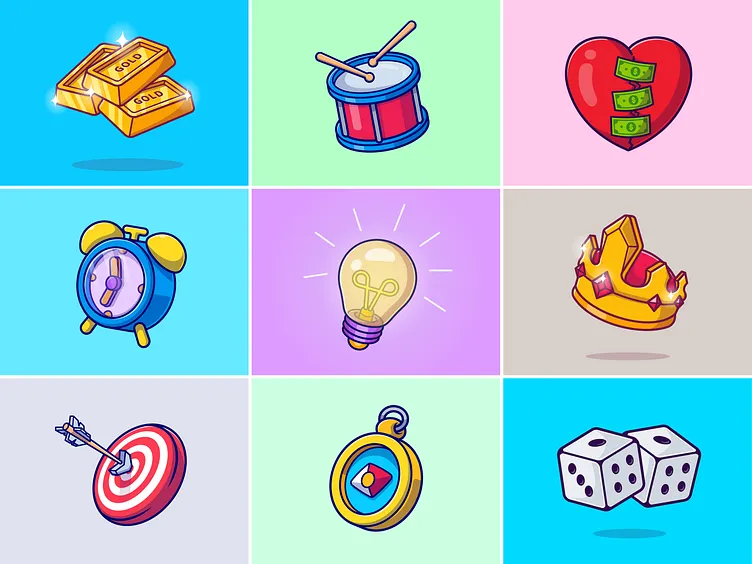
#> input picture 1test1.jpg, 752 x 564 px
$ python -i post_process.py   (imports and definitions only)
#> lines starting #> are read from the running program, lines starting #| are printed output that depends on the picture
#> further down, picture is the input picture: PIL image 752x564 RGB; mean R, G, B 161.6, 200.9, 213.1
import requests
from PIL import Image, ImageEnhance, ImageFilter
from io import BytesIO
from config import hf_api_key

def gen_image_from_text(prompt):
    #Generates image using Stable Diffusion API

    API_URL = 'https://router.huggingface.co/hf-inference/models/stabilityai/stable-diffusion-xl-base-1.0'
    headers = {'Authorization': f'Bearer {hf_api_key}'}
    payload = {'inputs': prompt}

    response = requests.post(API_URL, headers=headers, json=payload)
    if response.status_code == 200:
        image = Image.open(BytesIO(response.content))
        return Image
    else:
        raise Exception(f'Request failed with status code {response.status_code}: {response.text}')

def post_process_image(image):
    enhancer = ImageEnhance.Brightness(image)
    bright_image = enhancer.enhance(1.2) #1.2 = 20% increase
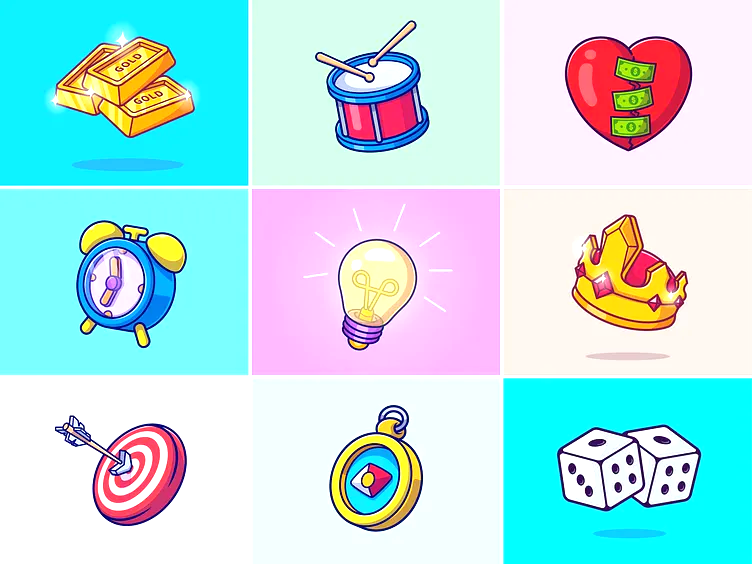
#> bright_image: PIL image 752x564 RGB; mean R, G, B 183.2, 226, 229.5
    enhancer = ImageEnhance.Contrast(bright_image)
    contrast_image = enhancer.enhance(1.3)
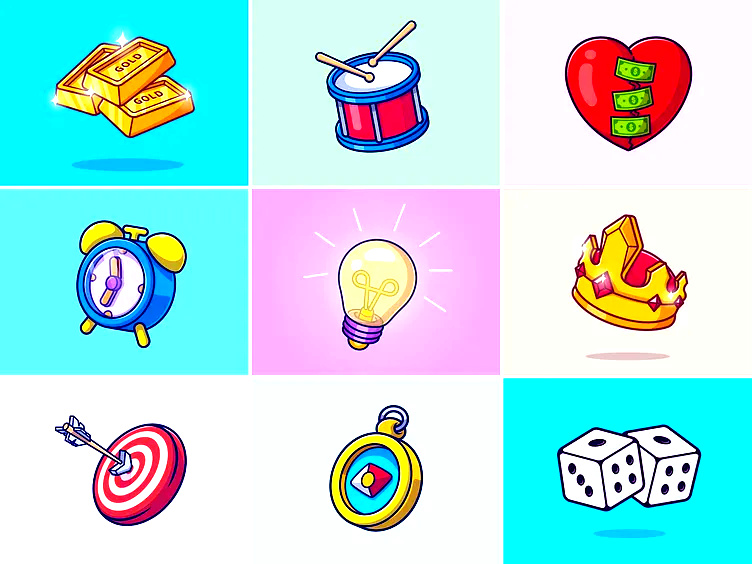
#> contrast_image: PIL image 752x564 RGB; mean R, G, B 178.8, 224.6, 226.7
    soft_focus_image = contrast_image.filter(ImageFilter.GaussianBlur(radius=2))
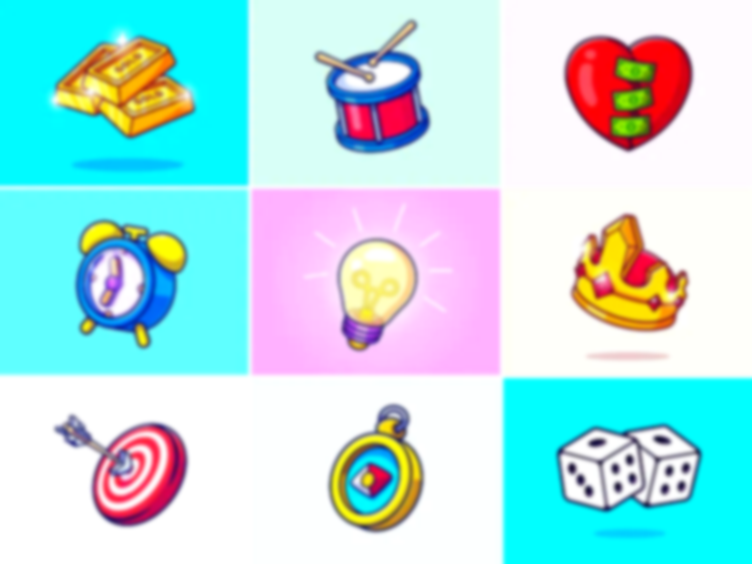
#> soft_focus_image: PIL image 752x564 RGB; mean R, G, B 178.8, 224.5, 226.7

    return soft_focus_image

def main():
    print('Welcome to the Post-Processing Magic Workshop!')
    print('This program generates an image from text and applies post-processing effects.')
    print("Type 'exit' to quit.\n")

    while True:
        user_input = input("Enter a description for your image (or 'exit' to quit): \n")
        if user_input.lower() == 'exit':
            print('Goodbye!')
            break
        try:
            print('\nGenerating image...')
            image = gen_image_from_text(user_input)
            print('Applying post-processing effects...\n')
            processedImage = post_process_image(image)
            processedImage.show()

            save_option = input("Do you want to save the image? (yes/no)? ").strip().lower()
            if save_option == 'yes':
                file_name = input('What would you like to name the image file (without extension)? ')
                processedImage.save(f'{file_name}.png')
                print(f'Image saved as {file_name}.png')
            print('-' * 80 + '\n')
        except Exception as e:
            print(f'An error occured: {e}\n')
# [2 lines not run here, left out]

>>> from PIL import Image
>>> picture = Image.open('1test1.jpg')
>>> result = post_process_image(picture)
